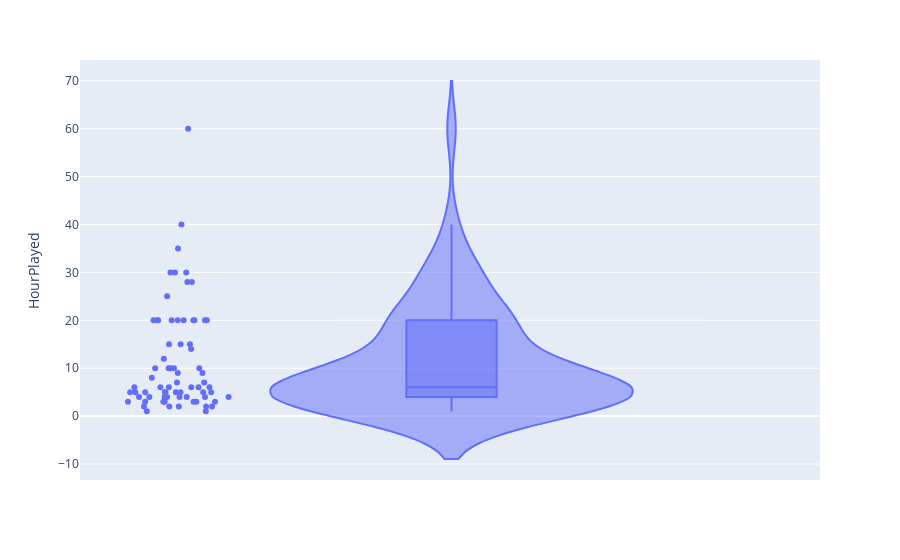

Notebook code for this chart:
### Code cell
violin = df.drop(df[df.HourPlayed == 0].index)
fig = px.violin(violin, y='HourPlayed', box=True, points='all')
fig.show()

### Figure 1 — Plotly figure (JSON) as saved in the notebook; plotly's stock layout.template omitted (floating-point values rounded to 4 significant figures)
{"data": [{"alignmentgroup": "True", "box": {"visible": true}, "hovertemplate": "HourPlayed=%{y}<extra></extra>", "legendgroup": "", "marker": {"color": "#636efa"}, "name": "", "offsetgroup": "", "orientation": "v", "points": "all", "scalegroup": "True", "showlegend": false, "type": "violin", "x0": " ", "xaxis": "x", "y": [15, 20, 20, 3, 5, 20, 5, 10, 10, 5, 4, 5, 3, 30, 2, 14, 5, 30, 6, 3, 7, 2, 2, 40, 6, 12, 5, 5, 15, 25, 20, 2, 8, 1, 4, 10, 20, 20, 3, 3, 20, 9, 6, 6, 3, 2, 20, 4, 20, 3, 6, 35, 9, 1, 4, 4, 7, 6, 60, 4, 15, 5, 28, 10, 4, 10, 5, 30, 28, 20, 4], "y0": " ", "yaxis": "y"}], "layout": {"autosize": true, "legend": {"tracegroupgap": 0}, "margin": {"t": 60}, "violinmode": "group", "xaxis": {"anchor": "y", "autorange": true, "domain": [0, 1], "range": [-0.5036, 0.5], "type": "category"}, "yaxis": {"anchor": "x", "autorange": true, "domain": [0, 1], "range": [-13.33, 74.33], "title": {"text": "HourPlayed"}, "type": "linear"}}}
